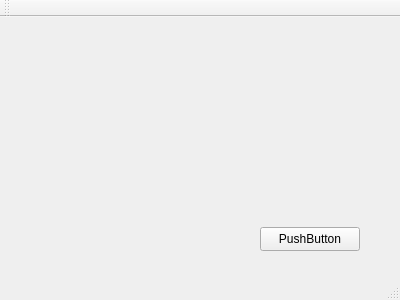
<?xml version="1.0" encoding="UTF-8"?>
<ui version="4.0">
 <class>MainWindow</class>
 <widget class="QMainWindow" name="MainWindow">
  <property name="geometry">
   <rect>
    <x>0</x>
    <y>0</y>
    <width>400</width>
    <height>300</height>
   </rect>
  </property>
  <property name="windowTitle">
   <string>MainWindow</string>
  </property>
  <widget class="QWidget" name="centralWidget">
   <widget class="QPushButton" name="pushButton">
    <property name="geometry">
     <rect>
      <x>260</x>
      <y>210</y>
      <width>100</width>
      <height>24</height>
     </rect>
    </property>
    <property name="text">
     <string>PushButton</string>
    </property>
   </widget>
  </widget>
  <widget class="QMenuBar" name="menuBar">
   <property name="geometry">
    <rect>
     <x>0</x>
     <y>0</y>
     <width>400</width>
     <height>21</height>
    </rect>
   </property>
  </widget>
  <widget class="QToolBar" name="mainToolBar">
   <attribute name="toolBarArea">
    <enum>TopToolBarArea</enum>
   </attribute>
   <attribute name="toolBarBreak">
    <bool>false</bool>
   </attribute>
  </widget>
  <widget class="QStatusBar" name="statusBar"/>
 </widget>
 <layoutdefault spacing="6" margin="11"/>
 <resources/>
 <connections/>
</ui>
